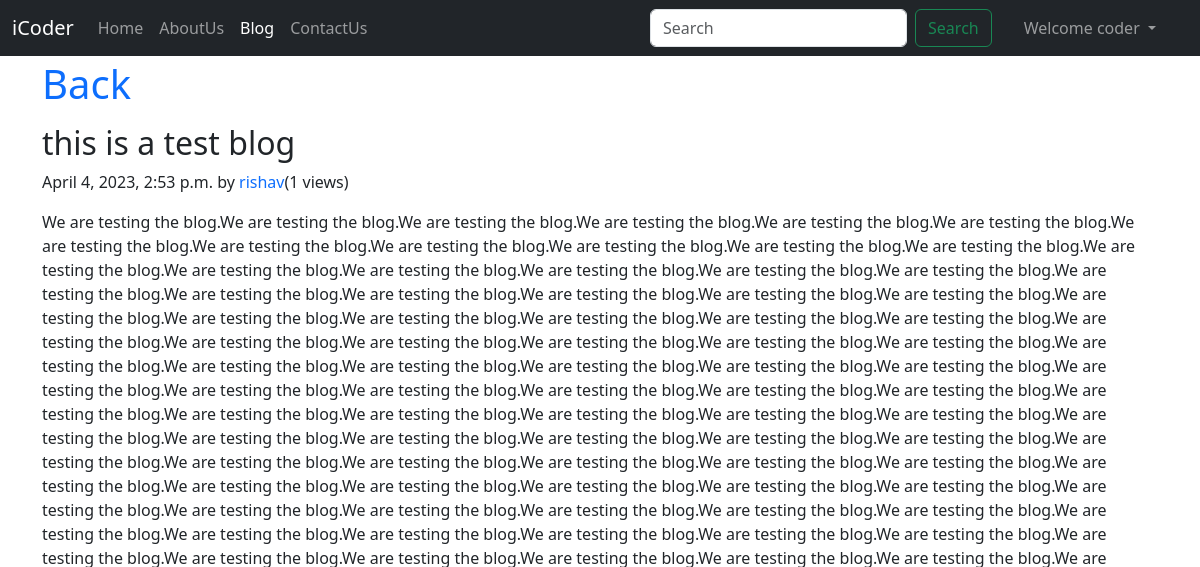
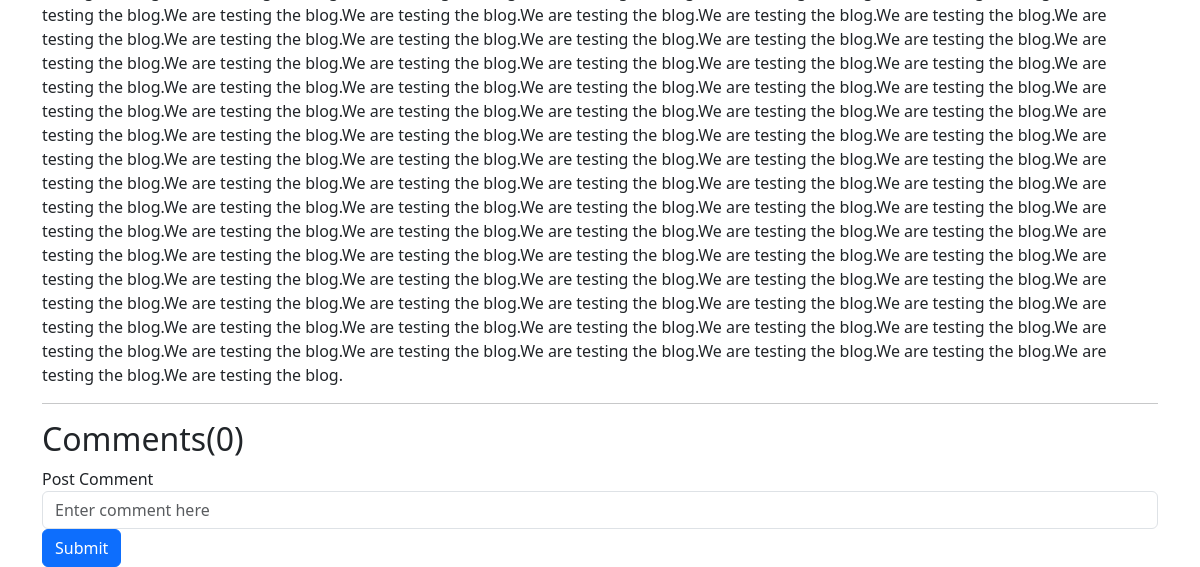
Page /blog/test-post/ (signed in) on the earlier database version (2 pictures, top to bottom).
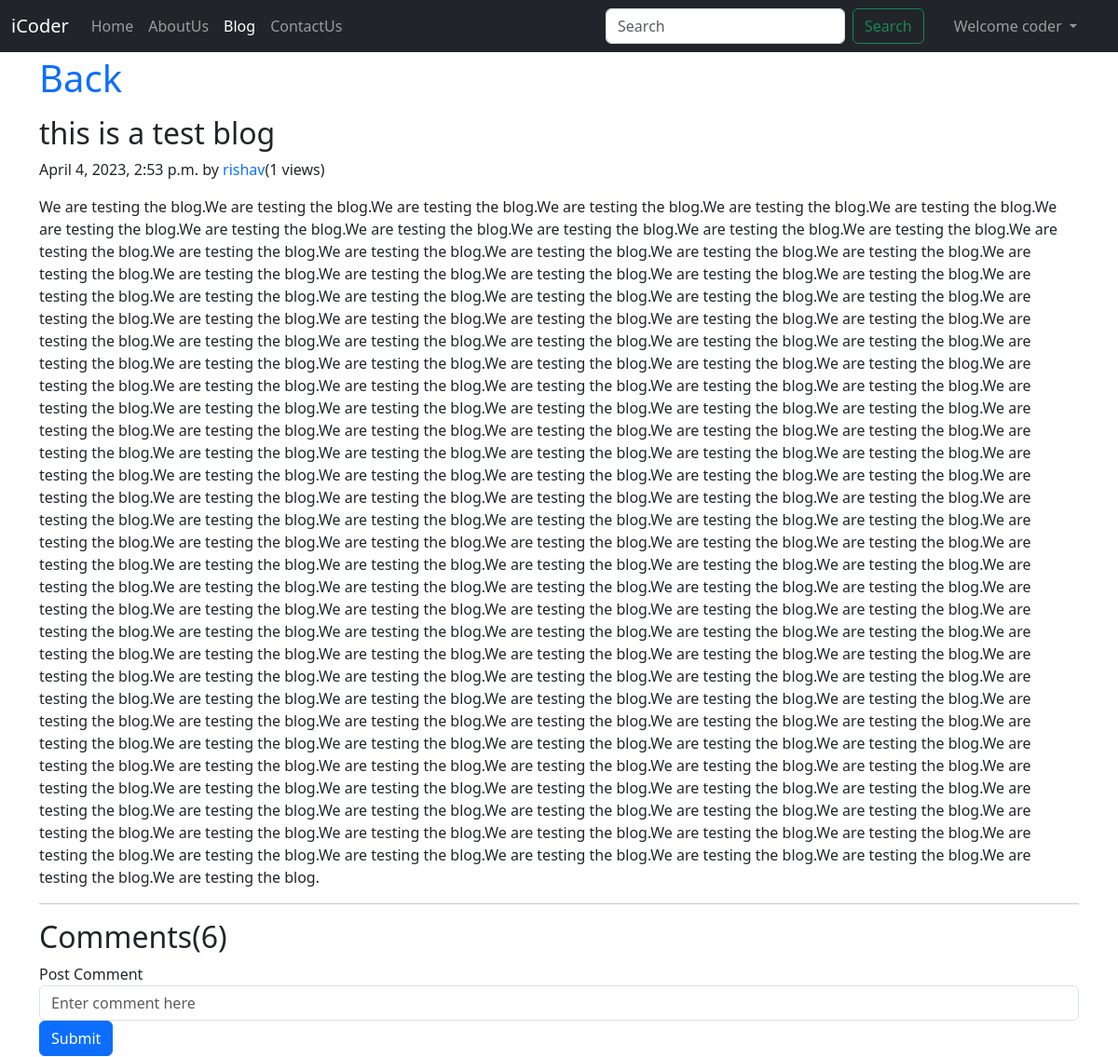
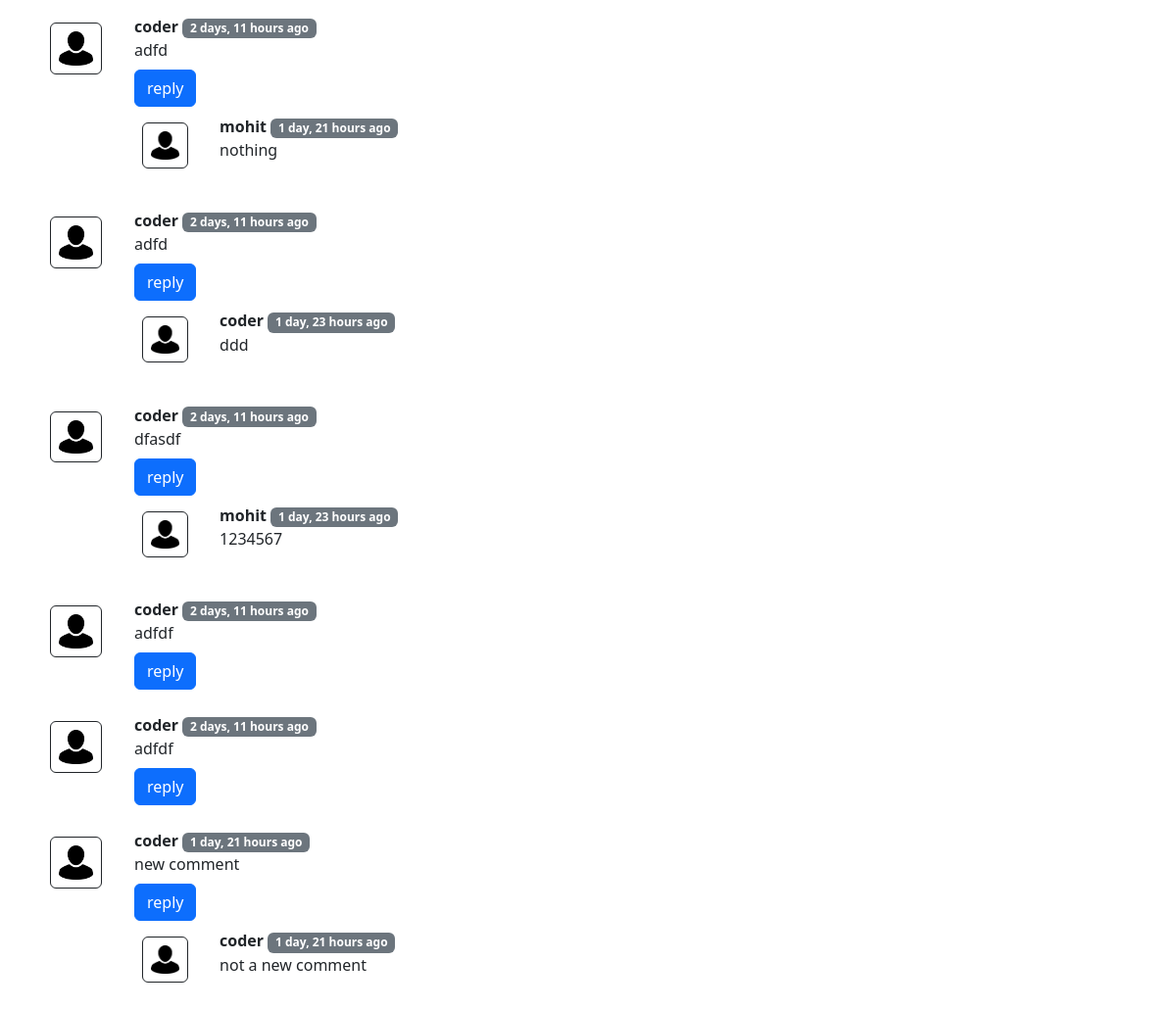
Same page on the later database version (2 pictures, top to bottom).
### blog/models.py (models this page shows, shortened)
class Post(models.Model):
    sno = models.AutoField(primary_key=True)
    title = models.CharField(max_length=200)
    content = models.TextField()
    author = models.CharField(max_length=13)
    slug = models.CharField(max_length=130)
    views= models.IntegerField(default=0)
    timestamp = models.DateTimeField(blank=True)

class BlogComment(models.Model):
    sno= models.AutoField(primary_key=True)
    comment=models.TextField()
    user=models.ForeignKey(User, on_delete=models.CASCADE)
    post=models.ForeignKey(Post, on_delete=models.CASCADE)
    parent=models.ForeignKey('self',on_delete=models.CASCADE, null=True )
    timestamp= models.DateTimeField(auto_now=True)

### blog/views.py (the view)
# urls.py: path('<str:slug>/', views.blogPost,name='blogPost'),
def blogPost(request, slug):
    post = Post.objects.filter(slug=slug).first()
    post.views= post.views+1
    post.save()
    comments = BlogComment.objects.filter(post=post,parent=None)
    replies= BlogComment.objects.filter(post=post).exclude(parent=None)
    replyDict={}
    for reply in replies:
        if reply.sno not in replyDict.keys():
            replyDict[reply.parent.sno]=[reply]
        else:
            replyDict[reply.parent.sno].append(reply)
    context = {'post': post, 'comments': comments,'user':request.user,'replyDict':replyDict}
    return render(request, 'blog/blogPost.html', context)

### blog/templatetags/extras.py (called while the page is built)
@register.filter(name='get_val')
def get_val(dict,key):
    return dict.get(key)

### templates/blog/blogPost.html (shortened to what this page needs)
{% extends 'home/base.html' %} {% block title %} BlogPost-icoder{%endblock title %} {% block blogactive %}active{% endblock blogactive %} {% block body %}
{%load humanize %} {% load extras %} {% load static %}
<div class="container my-1">
  <h1>
    <a href="/blog">Back</a>
  </h1>
</div>
<div class="container my-3">
  <h2 class="blog-post-title">{{post.title}}</h2>
  <p class="blog-post-meta">
    {{post.timestamp}} by <a href="#">{{post.author}}</a>(<span>{{post.views}} views</span>)
  </p>
  <p>{{post.content|safe}}</p>
  <hr />
</div>
<div class="container">
  <h2>Comments({{comments.count}})</h2>
  {% if user.is_anonymous %}
  <p>Please login to post a comment</p>
  {% else %}
  <form action="{% url 'postComment' %}" method="post">
    <div class="form-group">
      <label for="vichar">Post Comment </label>
      <input
        type="text"
        class="form-control"
        name="vichar"
        id="vichar"
        placeholder="Enter comment here"
      />
    </div>
    <button type="submit" class="btn btn-primary">Submit</button>
  </form>
  {% for comment in comments %}
  <div class="row my-3">
    <div class="col-md-1">
      <img
        class="rounded mx-auto d-block w-75 my-2 border border-dark p-2"
        src="{% static 'img/user.png' %}"
        alt="user"
      />
    </div>
    <div class="col-md-11">
      <b> {{comment.user.username}} </b>
      <span class="badge bg-secondary">{{comment.timestamp| naturaltime}}</span>
      <div>{{comment.comment}}</div>
      <div class="reply my-2 mx-0">
        {% if user.is_authenticated %}
        <button
          class="btn btn-primary"
          type="button"
          data-bs-toggle="collapse"
          data-bs-target="#replyBox{{comment.sno}}"
          aria-expanded="false"
          aria-controls="replyBox{{comment.sno}} "
        >
          reply
        </button>
        {% endif %}
        <div class="replies my-2">
          {% for reply in replyDict|get_val:comment.sno %}
          <div class="row my-2">
            <div class="col-md-1">
              <img
                class="rounded mx-auto d-block w-75 my-2 border border-dark p-2"
                src="{% static 'img/user.png' %}"
                alt="user"
              />
            </div>
            <div class="col-md-11">
              <div class="col-md-11">
                <b> {{reply.user.username}} </b>
                <span class="badge bg-secondary">{{reply.timestamp| naturaltime}}</span>
                <div>{{reply.comment}}</div>
              </div>
              <br />
            </div>
          </div>
          {% endfor %}
        </div>
      </div>
    </div>
  </div>
  {% endfor %} {% endif %}
</div>
{% endblock body %}

### templates/home/base.html (shortened to what this page needs)
{% load static %}
<!DOCTYPE html>
<html lang="en">
  <head>
    <link rel="stylesheet" href="{% block link %}{% endblock link %}" />
    <link
      href="https://cdn.jsdelivr.net/npm/bootstrap@5.3.0-alpha3/dist/css/bootstrap.min.css"
      rel="stylesheet"
    />
  </head>
  <body>
    <nav class="navbar navbar-expand-lg navbar-dark bg-dark">
      <div class="container-fluid">
        <a class="navbar-brand" href="/">iCoder</a>
        <div class="collapse navbar-collapse" id="navbarSupportedContent">
          <ul class="navbar-nav me-auto mb-2 mb-lg-0">
            <li class="nav-item">
              <a
                class="nav-link {% block homeactive %}{% endblock homeactive %}"
                aria-current="page"
                href="/"
                >Home</a
              >
            </li>
            <li class="nav-item">
              <a
                class="nav-link {% block aboutactive %}{% endblock aboutactive %}"
                href="/about"
                >AboutUs</a
              >
            </li>
            <li class="nav-item">
              <a
                class="nav-link {% block blogactive %}{% endblock blogactive %}"
                href="/blog"
                >Blog</a
              >
            </li>
            <li class="nav-item">
              <a
                class="nav-link {% block contactactive %}{% endblock contactactive %}"
                href="/contact"
                >ContactUs</a
              >
            </li>
          </ul>
          <form
            class="d-flex"
            method="get"
            action="{% url 'Search' %}"
            role="search"
          >
            <input
              class="form-control me-2"
              type="search"
              placeholder="Search"
              aria-label="Search"
              name="query"
              id="search"
            />
            <button class="btn btn-outline-success" type="submit">
              Search
            </button>
          </form>
          {% if user.is_authenticated %}
          <ul class="navbar-nav ml-auto mx-3">
            <li class="nav-item dropdown ">
              <a class="nav-link dropdown-toggle mx-2" href="#" role="button" data-bs-toggle="dropdown" aria-expanded="false">
                Welcome {{request.user}}
              </a>
            </li>
          </ul>
          {% endif %}
        </div>
      </div>
    </nav>
    {% block body %} {% endblock body %}
  </body>
</html>

### templates/home/base.html (style rules this page uses)
a { text-decoration: none; }

Differences in the rows shown:
added BlogComment: user.username "coder", timestamp "2 days, 11 hours ago", comment "adfd", shown under "Comments(6)"
added BlogComment: user.username "mohit", timestamp "1 day, 21 hours ago", comment "nothing", shown under "coder"
added BlogComment: user.username "coder", timestamp "2 days, 11 hours ago", comment "adfd", shown under "Comments(6)"
added BlogComment: user.username "coder", timestamp "1 day, 23 hours ago", comment "ddd"
added BlogComment: user.username "coder", timestamp "2 days, 11 hours ago", comment "dfasdf", shown under "Comments(6)"
added BlogComment: user.username "mohit", timestamp "1 day, 23 hours ago", comment "1234567", shown under "coder"
added BlogComment: user.username "coder", timestamp "2 days, 11 hours ago", comment "adfdf", shown under "Comments(6)"
added BlogComment: user.username "coder", timestamp "2 days, 11 hours ago", comment "adfdf", shown under "Comments(6)"
added BlogComment: user.username "coder", timestamp "1 day, 21 hours ago", comment "new comment", shown under "Comments(6)"
added BlogComment: user.username "coder", timestamp "1 day, 21 hours ago", comment "not a new comment"
Other differences:
{{ comments.count }}: "0" → "6"
